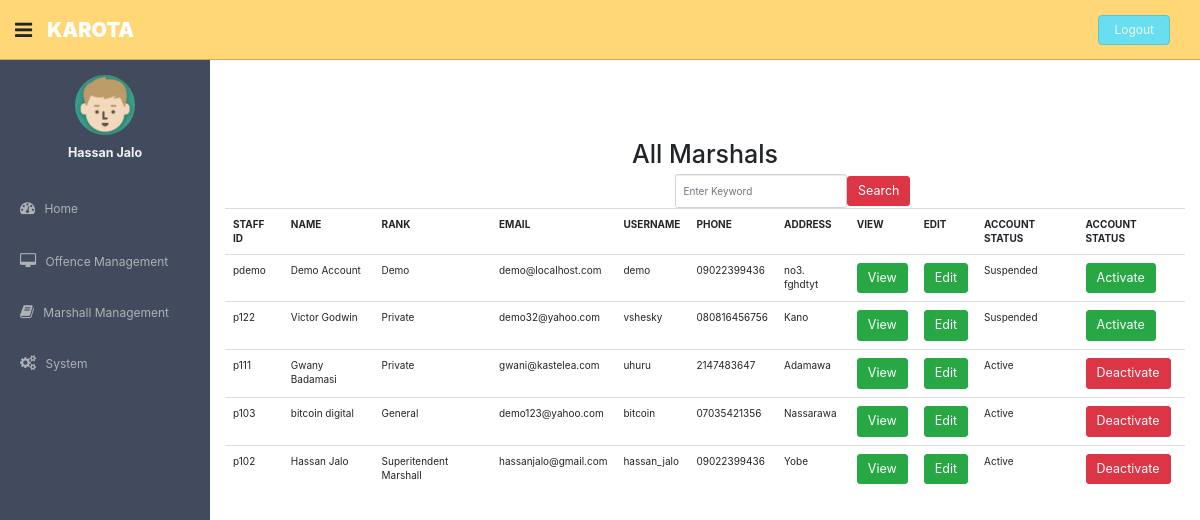
/views/view_all_marshall.php (signed in), run on the app's committed database.
### tables this page shows
CREATE TABLE `officers` (
  `id` int(20) NOT NULL,
  `name` varchar(200) NOT NULL,
  `username` varchar(20) NOT NULL,
  `password` varchar(20) NOT NULL,
  `staff_id` varchar(30) NOT NULL,
  `rank` varchar(50) NOT NULL,
  `email` varchar(100) NOT NULL,
  `phone` varchar(15) NOT NULL,
  `address` varchar(50) NOT NULL,
  `status` int(2) NOT NULL DEFAULT '1'
);

### views/view_all_marshall.php (the view, shortened to what this page needs)
<?php
    include('../include/dashboard2.php');
    ?>
    <html>
    <head>
        <link rel="stylesheet" type="text/css" media="screen" href="../css/bootstrap.min.css" />
    </head>
    <body>
        <section id="main-content">
          <section class="wrapper site-min-height">
              <h1 style="text-align: center;">All Marshals</h1>
              <form class="form-inline">
                  <div class="form-group">
                    <input type="text" class="form-control" placeholder="Enter Keyword">
                </div>
                <button type="submit"  class="btn btn-lg btn-danger">Search</button>
                </form>
              <?php
     $query = "SELECT * FROM `officers` ORDER BY staff_id desc";
     $result = mysqli_query($conn, $query);
                        echo '<table class="table table-hover">';
                     echo '<tr><th>STAFF ID</th><th>NAME</th><th>RANK</th><th>EMAIL</th><th>USERNAME</th>
                     <th>PHONE</th><th>ADDRESS</th><th>VIEW</th><th>EDIT</th><th>ACCOUNT STATUS</th><th>ACCOUNT STATUS</th></tr>';
                 while ($row = mysqli_fetch_assoc($result)) {
                        $id= $row['id'];
                        $status= $row['status'];
                        echo '<tr>';
                        echo '<td>'.$row['staff_id'].'</td>';
                        echo '<td>'.$row['name'].'</td>';
                        echo '<td>'.$row['rank'].'</td>';
                        echo '<td>'.$row['email'].'</td>';
                         echo '<td>'.$row['username'].'</td>';
                        echo '<td>'.$row['phone'].'</td>';
                        echo '<td>'.$row['address'].'</td>';
                        echo '<td><button type="submit" class="btn btn-lg btn-success">
                        <a style="color:white;" href="view_marshall.php?identity='.$id.' ">View</a>
                        </button></td>';
                         echo '<td><button type="submit" class="btn btn-lg btn-success">
                        <a style="color:white;" href="edit_marshall.php?identity='.$id.' ">Edit</a>
                        </button></td>';
                         if($status==1){
                           echo '<td>Active</td>'; }
                             else if($status==0){
                           echo '<td>Suspended</td>';   }
                        if($status==1){
                          echo '<td><button type="submit" class="btn btn-lg btn-danger">
                        <a style="color:white;" href="../controllers/acct_status_handler.php?id='.$id.'&status=1">Deactivate</a>
                        </button></td>';
                        }else if($status==0){
                           echo '<td><button type="submit" class="btn btn-lg btn-success">
                        <a style="color:white;" href="../controllers/acct_status_handler.php?id='.$id.'&status=0">Activate</a>
                        </button></td>';
                        }
                        echo '</tr>';
                 }
                        echo '</table>';
              ?>
              </section><! --/wrapper -->
              </section>
    </body>
    </html>

### assets/css/style.css (style rules this page uses)
body { color: #797979; background: #ffffff; font-family: 'Ruda', sans-serif; padding: 0px !important; margin: 0px !important; font-size: 13px; }
a, a:hover, a:focus { text-decoration: none; outline: none; }
#main-content { margin-left: 210px; }
.wrapper { display: inline-block; margin-top: 60px; padding-left: 15px; padding-right: 15px; padding-bottom: 15px; padding-top: 0px; width: 100%; }
.site-min-height { min-height: 900px; }

### data on the page
officers: staff_id "pdemo", name "Demo Account", rank "Demo", email "demo@localhost.com", username "demo", phone "09022399436", address "no3. fghdtyt", status "Suspended"
officers: staff_id "p122", name "Victor Godwin", rank "Private", email "demo32@yahoo.com", username "vshesky", phone "080816456756", address "Kano", status "Suspended"
officers: staff_id "p111", name "Gwany Badamasi", rank "Private", email "gwani@kastelea.com", username "uhuru", phone "2147483647", address "Adamawa", status "Active"
officers: staff_id "p103", name "bitcoin digital", rank "General", email "demo123@yahoo.com", username "bitcoin", phone "07035421356", address "Nassarawa", status "Active"
officers: staff_id "p102", name "Hassan Jalo", rank "Superitendent Marshall", email "hassanjalo@gmail.com", username "hassan_jalo", phone "09022399436", address "Yobe", status "Active"

### other printed values
$_SESSION['name'] "Hassan Jalo"
